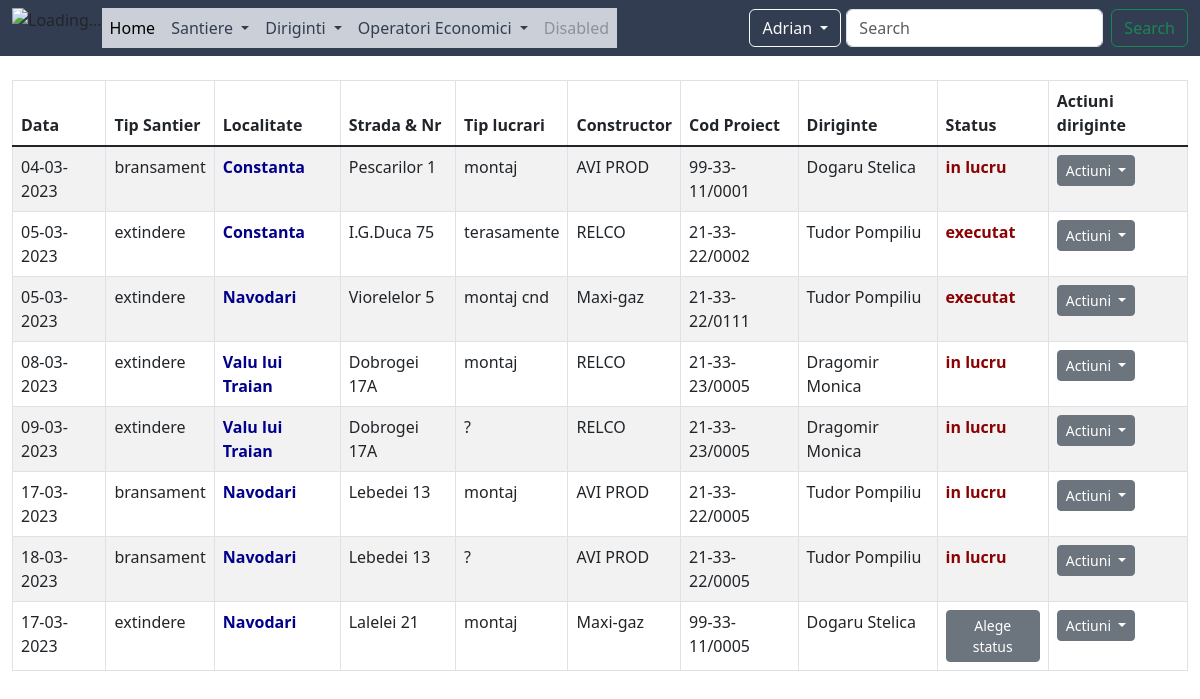
Page /lista-santiere-diriginte/ (signed in) on the committed database.
### santiere/models.py (models this page shows, shortened)
class Santier(models.Model):
    tipuri_santier = (
        ('bransament', 'Bransament'), ('extindere', 'Extindere'),
        ('deviere', 'Deviere'), ('sistematizare', 'Sistematizare'),
        ('reabilitare', 'Reabilitare'), ('redimensionare', 'Redimensionare')
    )
    statusuri = (('amanat', 'amanat'), ('in lucru', 'in lucru'), ('executat', 'executat'), ('sistat', 'sistat'))
    data = models.DateField()
    tip_santier = models.CharField(max_length=15, choices=tipuri_santier)
    localitate = models.CharField(max_length=25)
    strada = models.CharField(max_length=40)
    numar = models.CharField(max_length=10, null=True)
    tip_lucrari = models.CharField(max_length=25)
    constructor = models.CharField(max_length=40)
    SDA = models.CharField(max_length=13)
    diriginte = models.ForeignKey(Diriginte, on_delete=models.CASCADE, null=True)
    numar_aparitie =models.IntegerField(null=True)
    status = models.CharField(max_length=10, choices=statusuri, null=True)
    observatie = models.CharField(max_length=150, null=True)
    nota = models.IntegerField(null=True)
    poza1 = models.ImageField(upload_to='img/', null=True)
    poza2 = models.ImageField(upload_to='img/', null=True)
    poza3 = models.ImageField(upload_to='img/', null=True)
    solicitare =models.FileField(upload_to='file', null=True)
    document = models.FileField(upload_to='file/', null=True)

### diriginti/models.py (models this page shows)
class Diriginte(models.Model):
    AOL_options = (('AOL Brasov', "AOL Brasov"), ('AOL Bucuresti', "AOL Bucuresti"),
                   ('AOL Buzau', "AOL Buzau"), ('AOL Constanta', "AOL Constanta"),
                   ('AOL Craiova', "AOL Craiova"), ('AOL Galati', "AOL Galati"),
                   ('AOL Pitesti', "AOL Pitesti"), ('AOL Ploiesti', "AOL Ploiesti"))
    nume = models.CharField(max_length=50)
    prenume = models.CharField(max_length=50)
    AOL = models.CharField(max_length=15, choices=AOL_options)
    email = models.EmailField(max_length=80)
    marca = models.IntegerField()
    activ = models.BooleanField(default=True)
    created_at = models.DateTimeField(auto_now_add=True)
    updated_at = models.DateTimeField(auto_now=True)
    def __str__(self):
        return f'{self.nume} {self.prenume}'

### santiere/views.py (the view)
# urls.py: path('lista-santiere-diriginte/', views.SantiereListView_Diriginte.as_view(), name='ls_diriginte'),
class SantiereListView_Diriginte(ListView):
    template_name = 'santiere/lista_santiere_diriginte.html'
    model = Santier
    context_object_name = 'santiere_diriginte'

### templates/santiere/lista_santiere_diriginte.html (shortened to what this page needs)
{% extends 'base.html' %}
{% block content %}
    <div class="container-fluid">
        <div class="row">
            <div class="col-md-12">
            <br>
                <table class="table table-striped table-bordered" style="background-color: #F4F3EA">
                    <thead>
                        <tr>
                            <th>Data</th>
                            <th>Tip Santier</th>
                            <th>Localitate</th>
                            <th>Strada & Nr </th>
                            <th>Tip lucrari</th>
                            <th>Constructor</th>
                            <th>Cod Proiect</th>
                            <th>Diriginte</th>
                            <th>Status</th>
                            <th>Actiuni diriginte</th>
                        </tr>
                    </thead>
                    <tbody class="table-group-divider">
                    {% for santier in santiere_diriginte %}
                        {% if santier.diriginte %}
                        <tr>
                            <td>{{ santier.data|date:'d-m-Y' }}</td>
                            <td>{{ santier.tip_santier }}</td>
                            <td style="font-weight: bolder; color: darkblue">{{ santier.localitate }}</td>
                            <td>{{ santier.strada }} {{ santier.numar }}</td>
                            <td>{{ santier.tip_lucrari }}</td>
                            <td>{{ santier.constructor }}</td>
                            <td>{{ santier.SDA }}</td>
                            <td>{{ santier.diriginte }}</td>
                            <td>
                            {% if not santier.status %}
                                <div >
                                    <a class="btn btn-secondary btn-sm"
                                       href="{% url 'update1_santier_diriginte' santier.id %}" role="button"  aria-expanded="false">
                                     Alege status
                                    </a>
                                </div>
                            {% else %}
                                <a style="font-weight: bolder; color: darkred">
                                {{ santier.status }}
                                </a>
                            {% endif %}
                            </td>
                            <td>
                                <div class="dropdown">
                                    <a class="btn btn-secondary btn-sm dropdown-toggle" href="#" role="button" data-bs-toggle="dropdown" aria-expanded="false">
                                     Actiuni
                                    </a>
                                </div>
                            </td>
                        </tr>
                        {% endif %}
                    {% endfor %}
                    </tbody>
                </table>
            </div>
        </div>
    </div>
{% endblock %}

### templates/navbar.html (shortened to what this page needs)
{% load static %}
<nav class="navbar navbar-expand-lg"  style="background-color: #333D51;" >
  <div class="container-fluid">
    <img src='https://www.distrigazsud-retele.ro/wp-content/uploads/2018/11/DistrigazLogo-e1541506548886.png' alt="Loading..." height="40">
    <div class="collapse navbar-collapse" id="navbarSupportedContent">
      <ul class="navbar-nav me-auto mb-2 mb-lg-0">
        <li class="nav-item">
          <a class="nav-link active" aria-current="page" href="{% url 'homepage' %}">Home</a>
        </li>
        <li class="nav-item dropdown" >
          <a class="nav-link dropdown-toggle" href="#" role="button" data-bs-toggle="dropdown" aria-expanded="false">
            Santiere
          </a>
        </li>
        <li class="nav-item dropdown" >
          <a class="nav-link dropdown-toggle" href="#" role="button" data-bs-toggle="dropdown" aria-expanded="false">
            Diriginti
          </a>
        </li>
        <li class="nav-item dropdown" >
          <a class="nav-link dropdown-toggle" href="#" role="button" data-bs-toggle="dropdown" aria-expanded="false">
            Operatori Economici
          </a>
        </li>
        <li class="nav-item">
          <a class="nav-link disabled">Disabled</a>
        </li>
      </ul>
      {% if user.is_authenticated %}
          <div class="dropdown">
            <button class="btn btn-outline-light dropdown-toggle"  type="button" data-bs-toggle="dropdown" aria-expanded="false"
            style="margin-right: 5px">
                {{ user.first_name }}
            </button>
          </div>
            <div>
            <form class="d-flex" role="search">
                <input class="form-control me-2" type="search" placeholder="Search" aria-label="Search">
                <button class="btn btn-outline-success" type="submit">Search</button>
            </form>
            </div>
      {% else %}
      <div>
        <a href="{% url 'login' %}" class="btn btn-outline-light" >Log in</a>
        <a href="{% url 'create_user' %}" class="btn btn-outline-light " style="margin-right: 5px" >Sign Up</a>
      </div>
      {% endif %}
    </div>
  </div>
</nav>

### static/css/mystyle.css (style rules this page uses)
.nav-link { background-color: #CBD0D8; color: #333D51; }

### templates/base.html (style rules this page uses)
.nav-link { background-color: #CBD0D8; color: #333D51; }

### rows in the picture
Santier: data "04-03-2023", tip_santier "bransament", localitate "Constanta", strada "Pescarilor", numar "1", tip_lucrari "montaj", constructor "AVI PROD", SDA "99-33-11/0001", diriginte "Dogaru Stelica", status "in lucru"
Santier: data "05-03-2023", tip_santier "extindere", localitate "Constanta", strada "I.G.Duca", numar "75", tip_lucrari "terasamente", constructor "RELCO", SDA "21-33-22/0002", diriginte "Tudor Pompiliu", status "executat"
Santier: data "05-03-2023", tip_santier "extindere", localitate "Navodari", strada "Viorelelor", numar "5", tip_lucrari "montaj cnd", constructor "Maxi-gaz", SDA "21-33-22/0111", diriginte "Tudor Pompiliu", status "executat"
Santier: data "08-03-2023", tip_santier "extindere", localitate "Valu lui Traian", strada "Dobrogei", numar "17A", tip_lucrari "montaj", constructor "RELCO", SDA "21-33-23/0005", diriginte "Dragomir Monica", status "in lucru"
Santier: data "09-03-2023", tip_santier "extindere", localitate "Valu lui Traian", strada "Dobrogei", numar "17A", tip_lucrari "?", constructor "RELCO", SDA "21-33-23/0005", diriginte "Dragomir Monica", status "in lucru"
Santier: data "17-03-2023", tip_santier "bransament", localitate "Navodari", strada "Lebedei", numar "13", tip_lucrari "montaj", constructor "AVI PROD", SDA "21-33-22/0005", diriginte "Tudor Pompiliu", status "in lucru"
Santier: data "18-03-2023", tip_santier "bransament", localitate "Navodari", strada "Lebedei", numar "13", tip_lucrari "?", constructor "AVI PROD", SDA "21-33-22/0005", diriginte "Tudor Pompiliu", status "in lucru"
Santier: data "17-03-2023", tip_santier "extindere", localitate "Navodari", strada "Lalelei", numar "21", tip_lucrari "montaj", constructor "Maxi-gaz", SDA "99-33-11/0005", diriginte "Dogaru Stelica", shows "Alege status"

### other values in the picture
{{ user.first_name }} "Adrian"
